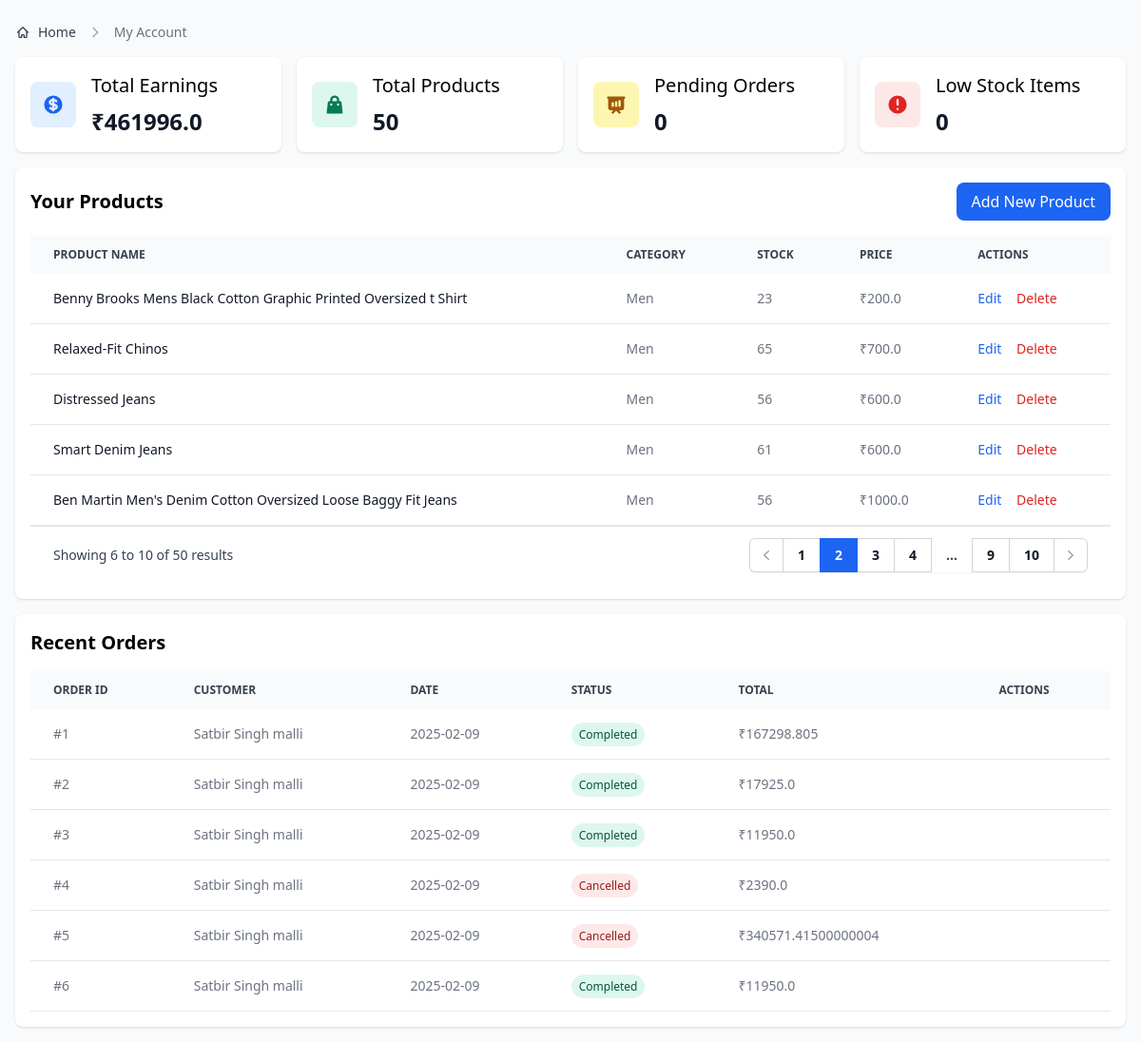
The app's page /seller_dashboard?page=2 (signed in) with its own data.
### app.py (models this page shows)
class UserDatabase(db.Model, UserMixin):
    __tablename__ = "user_database"  # Explicit table name
    id = db.Column(db.Integer, primary_key=True)
    first_name = db.Column(db.String(150), nullable=False)
    last_name = db.Column(db.String(150), nullable=False)
    phone_number = db.Column(db.String(10), nullable=False)
    address = db.Column(db.String(150), nullable=False)
    email = db.Column(db.String(150), nullable=False, unique=True)
    password = db.Column(db.String(150), nullable=False)
    is_seller = db.Column(db.Boolean, default=False)
    is_admin = db.Column(db.Boolean, default=False)
    is_active = db.Column(db.Boolean, default=True)
    is_banned = db.Column(db.Boolean, default=False)
    created_at = db.Column(db.DateTime, default=datetime.now(timezone("Asia/Kolkata")))
    earning = db.Column(db.Float, default=0)
    cart_items = db.relationship("CartItem", backref="user", lazy=True)
    orders = db.relationship("Order", backref="user", lazy=True)
    reviews = db.relationship("Review", backref="user", lazy=True)

class Product(db.Model):
    __tablename__ = "product"
    id = db.Column(db.Integer, primary_key=True)
    name = db.Column(db.String(200), nullable=False)
    description = db.Column(db.Text, nullable=False)
    price = db.Column(db.Float, nullable=False)
    category = db.Column(db.String(100), nullable=False)
    rating = db.Column(db.Float, default=0)
    stock = db.Column(db.Integer, default=0)
    image = db.Column(db.String(150), nullable=True)
    created_at = db.Column(db.DateTime, default=datetime.now(timezone("Asia/Kolkata")))
    earning = db.Column(db.Float, default=0)
    supplier_id = db.Column(
        db.Integer, db.ForeignKey("user_database.id"), nullable=False
    )
    reviews = db.relationship("Review", backref="product", lazy=True)
    cart_items = db.relationship("CartItem", backref="product", lazy=True)

class Order(db.Model):
    __tablename__ = "order"
    id = db.Column(db.Integer, primary_key=True)
    user_id = db.Column(db.Integer, db.ForeignKey("user_database.id"), nullable=False)
    total_price = db.Column(db.Float, nullable=False)
    status = db.Column(db.String(50), default="Pending")
    created_at = db.Column(
        db.DateTime,
        default=lambda: datetime.now(timezone("Asia/Kolkata")),
        nullable=False,
    )

### app.py (the view)
@app.route("/seller_dashboard")
@login_required
def seller_dashboard():
    if not current_user.is_seller:
        flash("You don't have permission to access the seller dashboard.", "error")
        return redirect(url_for("home"))
    page = request.args.get('page', 1, type=int)
    per_page = 5  # Number of items per page
    products_pagination = Product.query.filter_by(supplier_id=current_user.id)\
        .order_by(Product.created_at.desc())\
        .paginate(page=page, per_page=per_page, error_out=False)
    products = Product.query.filter_by(supplier_id=current_user.id)\
        .order_by(Product.created_at.desc())\
        .all()
    seller_product_ids = [p.id for p in Product.query.filter_by(supplier_id=current_user.id).all()]
    orders = Order.query.join(OrderItem)\
        .filter(OrderItem.product_id.in_(seller_product_ids))\
        .distinct()\
        .all()
    pending_orders = [order for order in orders if order.status == "Pending"]
    low_stock_products = Product.query.filter_by(supplier_id=current_user.id)\
        .filter(Product.stock < 10)\
        .all()
    return render_template(
        "sellers/dashboard.html",
        user=current_user,
        products_pagination=products_pagination,
        products=products,  # Add this for the edit modals
        orders=orders,
        pending_orders=pending_orders,
        low_stock_products=low_stock_products,
    )

### app.py (called while the page is built)
@login_manager.user_loader
def load_user(user_id):
    return UserDatabase.query.get(int(user_id))

@app.context_processor
def inject_cart_data():
    cart_items = []
    cart_count = 0
    if current_user.is_authenticated:
        cart_items = CartItem.query.filter_by(user_id=current_user.id).all()
        cart_count = sum(item.quantity for item in cart_items)
    return dict(cart_items=cart_items, cart_count=cart_count)

@app.context_processor
def inject_cart_data():
    cart_items = []
    cart_count = 0
    if current_user.is_authenticated:
        cart_items = CartItem.query.filter_by(user_id=current_user.id).all()
        cart_count = sum(item.quantity for item in cart_items)
    return dict(cart_items=cart_items, cart_count=cart_count)

### templates/sellers/dashboard.html (shortened to what this page needs)
<!DOCTYPE html>
<html lang="en">
  <head>
    <link
      rel="stylesheet"
      href="{{url_for('static',filename='dist/css/output.css')}}"
    />
  </head>
  <body class="bg-gray-50">
    <div class="p-4 pt-6">
      <nav class="mb-4 flex" aria-label="Breadcrumb">
        <ol
          class="inline-flex items-center space-x-1 md:space-x-2 rtl:space-x-reverse"
        >
          <li class="inline-flex items-center">
            <a
              href="{{url_for('home')}}"
              class="inline-flex items-center text-sm font-medium text-gray-700 hover:text-primary-600 dark:text-gray-400 dark:hover:text-white"
            >
              Home
            </a>
          </li>
          <li aria-current="page">
            <div class="flex items-center">
              <svg
                class="mx-1 h-4 w-4 text-gray-400 rtl:rotate-180"
                aria-hidden="true"
                xmlns="http://www.w3.org/2000/svg"
                width="24"
                height="24"
                fill="none"
                viewBox="0 0 24 24"
              >
                <path
                  stroke="currentColor"
                  stroke-linecap="round"
                  stroke-linejoin="round"
                  stroke-width="2"
                  d="m9 5 7 7-7 7"
                />
              </svg>
              <span
                class="ms-1 text-sm font-medium text-gray-500 dark:text-gray-400 md:ms-2"
                >My Account</span
              >
            </div>
          </li>
        </ol>
      </nav>
      <div class="grid grid-cols-1 sm:grid-cols-2 lg:grid-cols-4 gap-4 mb-4">
        <div class="bg-white rounded-lg shadow p-4">
          <div class="flex items-center">
            <div
              class="inline-flex flex-shrink-0 justify-center items-center w-12 h-12 text-blue-600 bg-blue-100 rounded-lg"
            >
            </div>
            <div class="ml-4">
              <h3 class="mb-2 text-xl font-medium">Total Earnings</h3>
              <p class="text-2xl font-semibold text-gray-900">
                ₹{{user.earning}}
              </p>
            </div>
          </div>
        </div>
        <div class="bg-white rounded-lg shadow p-4">
          <div class="flex items-center">
            <div
              class="inline-flex flex-shrink-0 justify-center items-center w-12 h-12 text-green-600 bg-green-100 rounded-lg"
            >
            </div>
            <div class="ml-4">
              <h3 class="mb-2 text-xl font-medium">Total Products</h3>
              <p class="text-2xl font-semibold text-gray-900">
                {{products|length}}
              </p>
            </div>
          </div>
        </div>
        <div class="bg-white rounded-lg shadow p-4">
          <div class="flex items-center">
            <div
              class="inline-flex flex-shrink-0 justify-center items-center w-12 h-12 text-yellow-600 bg-yellow-100 rounded-lg"
            >
            </div>
            <div class="ml-4">
              <h3 class="mb-2 text-xl font-medium">Pending Orders</h3>
              <p class="text-2xl font-semibold text-gray-900">
                {{pending_orders|length}}
              </p>
            </div>
          </div>
        </div>
        <div class="bg-white rounded-lg shadow p-4">
          <div class="flex items-center">
            <div
              class="inline-flex flex-shrink-0 justify-center items-center w-12 h-12 text-red-600 bg-red-100 rounded-lg"
            >
              <svg
                class="w-6 h-6"
                fill="currentColor"
                viewBox="0 0 20 20"
                xmlns="http://www.w3.org/2000/svg"
              >
                <path
                  fill-rule="evenodd"
                  d="M18 10a8 8 0 11-16 0 8 8 0 0116 0zm-7 4a1 1 0 11-2 0 1 1 0 012 0zm-1-9a1 1 0 00-1 1v4a1 1 0 102 0V6a1 1 0 00-1-1z"
                  clip-rule="evenodd"
                ></path>
              </svg>
            </div>
            <div class="ml-4">
              <h3 class="mb-2 text-xl font-medium">Low Stock Items</h3>
              <p class="text-2xl font-semibold text-gray-900">
                {{low_stock_products|length}}
              </p>
            </div>
          </div>
        </div>
      </div>
      <div id="products" class="bg-white rounded-lg shadow p-4 mb-4">
        <div class="flex justify-between items-center mb-4">
          <h2 class="text-xl font-bold">Your Products</h2>
          <button
            data-modal-target="add-product-modal"
            data-modal-toggle="add-product-modal"
            class="px-4 py-2 bg-blue-600 text-white rounded-lg hover:bg-blue-700"
          >
            Add New Product
          </button>
        </div>
        <div class="relative overflow-x-auto">
          <table class="w-full text-sm text-left text-gray-500">
            <thead class="text-xs text-gray-700 uppercase bg-gray-50">
              <tr>
                <th scope="col" class="px-6 py-3">Product name</th>
                <th scope="col" class="px-6 py-3">Category</th>
                <th scope="col" class="px-6 py-3">Stock</th>
                <th scope="col" class="px-6 py-3">Price</th>
                <th scope="col" class="px-6 py-3">Actions</th>
              </tr>
            </thead>
            <tbody>
              {% for product in products_pagination.items %}
              <tr class="bg-white border-b">
                <td
                  class="px-6 py-4 font-medium text-gray-900 whitespace-nowrap"
                >
                  {{product.name}}
                </td>
                <td class="px-6 py-4">{{product.category}}</td>
                <td class="px-6 py-4">{{product.stock}}</td>
                <td class="px-6 py-4">₹{{product.price}}</td>
                <td class="px-6 py-4">
                  <button
                    data-modal-target="edit-product-modal-{{product.id}}"
                    data-modal-toggle="edit-product-modal-{{product.id}}"
                    class="font-medium text-blue-600 hover:underline"
                  >
                    Edit
                  </button>
                  <button
                    onclick="deleteProduct('{{product.id}}')"
                    class="font-medium text-red-600 hover:underline ml-3"
                  >
                    Delete
                  </button>
                </td>
              </tr>
              {% endfor %}
            </tbody>
          </table>
          {% if products_pagination.pages > 1 %}
          <div class="flex items-center justify-between border-t border-gray-200 bg-white px-4 py-3 sm:px-6">
            <div class="hidden sm:flex sm:flex-1 sm:items-center sm:justify-between">
              <div>
                <p class="text-sm text-gray-700">
                  Showing
                  <span class="font-medium">{{ (products_pagination.page - 1) * products_pagination.per_page + 1 }}</span>
                  to
                  <span class="font-medium">
                      {% set last_item = products_pagination.page * products_pagination.per_page %}
                      {% if last_item > products_pagination.total %}
                          {{ products_pagination.total }}
                      {% else %}
                          {{ last_item }}
                      {% endif %}
                  </span>
                  of
                  <span class="font-medium">{{ products_pagination.total }}</span>
                  results
                </p>
              </div>
              <div>
                <nav class="isolate inline-flex -space-x-px rounded-md shadow-sm" aria-label="Pagination">
                  {% if products_pagination.has_prev %}
                  <a href="{{ url_for('seller_dashboard', page=products_pagination.prev_num) }}"
                     class="relative inline-flex items-center rounded-l-md px-2 py-2 text-gray-400 ring-1 ring-inset ring-gray-300 hover:bg-gray-50 focus:z-20 focus:outline-offset-0">
                    <svg class="h-5 w-5" viewBox="0 0 20 20" fill="currentColor" aria-hidden="true">
                      <path fill-rule="evenodd" d="M12.79 5.23a.75.75 0 01-.02 1.06L8.832 10l3.938 3.71a.75.75 0 11-1.04 1.08l-4.5-4.25a.75.75 0 010-1.08l4.5-4.25a.75.75 0 011.06.02z" clip-rule="evenodd" />
                    </svg>
                  </a>
                  {% endif %}
                  {% for page_num in products_pagination.iter_pages(left_edge=2, left_current=2, right_current=2, right_edge=2) %}
                    {% if page_num %}
                      {% if products_pagination.page == page_num %}
                      <span class="relative z-10 inline-flex items-center bg-blue-600 px-4 py-2 text-sm font-semibold text-white focus:z-20 focus-visible:outline focus-visible:outline-2 focus-visible:outline-offset-2 focus-visible:outline-blue-600">
                        {{ page_num }}
                      </span>
                      {% else %}
                      <a href="{{ url_for('seller_dashboard', page=page_num) }}"
                         class="relative inline-flex items-center px-4 py-2 text-sm font-semibold text-gray-900 ring-1 ring-inset ring-gray-300 hover:bg-gray-50 focus:z-20 focus:outline-offset-0">
                        {{ page_num }}
                      </a>
                      {% endif %}
                    {% else %}
                      <span class="relative inline-flex items-center px-4 py-2 text-sm font-semibold text-gray-700">...</span>
                    {% endif %}
                  {% endfor %}
                  {% if products_pagination.has_next %}
                  <a href="{{ url_for('seller_dashboard', page=products_pagination.next_num) }}"
                     class="relative inline-flex items-center rounded-r-md px-2 py-2 text-gray-400 ring-1 ring-inset ring-gray-300 hover:bg-gray-50 focus:z-20 focus:outline-offset-0">
                    <svg class="h-5 w-5" viewBox="0 0 20 20" fill="currentColor" aria-hidden="true">
                      <path fill-rule="evenodd" d="M7.21 14.77a.75.75 0 01.02-1.06L11.168 10 7.23 6.29a.75.75 0 111.04-1.08l4.5 4.25a.75.75 0 010 1.08l-4.5 4.25a.75.75 0 01-1.06-.02z" clip-rule="evenodd" />
                    </svg>
                  </a>
                  {% endif %}
                </nav>
              </div>
            </div>
          </div>
          {% endif %}
        </div>
      </div>
      <div id="orders" class="bg-white rounded-lg shadow p-4">
        <h2 class="text-xl font-bold mb-4">Recent Orders</h2>
        <div class="relative overflow-x-auto">
          <table class="w-full text-sm text-left text-gray-500">
            <thead class="text-xs text-gray-700 uppercase bg-gray-50">
              <tr>
                <th scope="col" class="px-6 py-3">Order ID</th>
                <th scope="col" class="px-6 py-3">Customer</th>
                <th scope="col" class="px-6 py-3">Date</th>
                <th scope="col" class="px-6 py-3">Status</th>
                <th scope="col" class="px-6 py-3">Total</th>
                <th scope="col" class="px-6 py-3">Actions</th>
              </tr>
            </thead>
            <tbody>
              {% for order in orders %}
              <tr class="bg-white border-b">
                <td class="px-6 py-4">#{{order.id}}</td>
                <td class="px-6 py-4">
                  {{order.user.first_name}} {{order.user.last_name}}
                </td>
                <td class="px-6 py-4">
                  {{order.created_at.strftime('%Y-%m-%d')}}
                </td>
                <td class="px-6 py-4">
                  <span
                    class="px-2 py-1 rounded-full text-xs {% if order.status == 'Pending' %}bg-yellow-100 text-yellow-800 {% elif order.status == 'Completed' %}bg-green-100 text-green-800 {% elif order.status == 'Cancelled' %}bg-red-100 text-red-800 {% endif %}"
                  >
                    {{order.status}}
                  </span>
                </td>
                <td class="px-6 py-4">₹{{order.total_price}}</td>
                <td class="px-6 py-4">
                </td>
              </tr>
              {% endfor %}
            </tbody>
          </table>
        </div>
      </div>
    </div>
  </body>
</html>

### records on screen
UserDatabase: earning "461996.0"
Product: name "Benny Brooks Mens Black Cotton Graphic Printed Oversized t Shirt", category "Men", stock "23", price "200.0"
Product: name "Relaxed-Fit Chinos", category "Men", stock "65", price "700.0"
Product: name "Distressed Jeans", category "Men", stock "56", price "600.0"
Product: name "Smart Denim Jeans", category "Men", stock "61", price "600.0"
Product: name "Ben Martin Men's Denim Cotton Oversized Loose Baggy Fit Jeans", category "Men", stock "56", price "1000.0"
Order: id "1", user.first_name "Satbir Singh", user.last_name "malli", created_at "2025-02-09", status "Completed", total_price "167298.805"
Order: id "2", user.first_name "Satbir Singh", user.last_name "malli", created_at "2025-02-09", status "Completed", total_price "17925.0"
Order: id "3", user.first_name "Satbir Singh", user.last_name "malli", created_at "2025-02-09", status "Completed", total_price "11950.0"
Order: id "4", user.first_name "Satbir Singh", user.last_name "malli", created_at "2025-02-09", status "Cancelled", total_price "2390.0"
Order: id "5", user.first_name "Satbir Singh", user.last_name "malli", created_at "2025-02-09", status "Cancelled", total_price "340571.41500000004"
Order: id "6", user.first_name "Satbir Singh", user.last_name "malli", created_at "2025-02-09", status "Completed", total_price "11950.0"

### other values on screen
{{ products|length }} "50"
{{ pending_orders|length }} "0"
{{ low_stock_products|length }} "0"
{{ (products_pagination.page - 1) * products_pagination.per_page + 1 }} "6"
{{ last_item }} "10"
{{ products_pagination.total }} "50"
{{ page_num }} "1" "3" "4" "9" "10"
{{ page_num }} "2"
